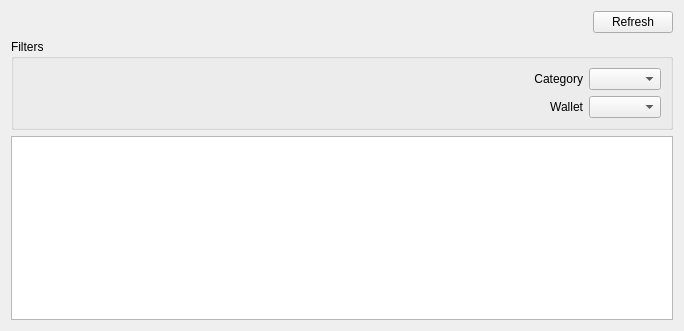
<?xml version="1.0" encoding="UTF-8"?>
<ui version="4.0">
 <class>AccountTableWidget</class>
 <widget class="QWidget" name="AccountTableWidget">
  <property name="geometry">
   <rect>
    <x>0</x>
    <y>0</y>
    <width>684</width>
    <height>331</height>
   </rect>
  </property>
  <property name="contextMenuPolicy">
   <enum>Qt::CustomContextMenu</enum>
  </property>
  <property name="windowTitle">
   <string>Account table</string>
  </property>
  <layout class="QVBoxLayout" name="verticalLayout">
   <item alignment="Qt::AlignRight">
    <widget class="QPushButton" name="refreshButton">
     <property name="sizePolicy">
      <sizepolicy hsizetype="Fixed" vsizetype="Fixed">
       <horstretch>0</horstretch>
       <verstretch>0</verstretch>
      </sizepolicy>
     </property>
     <property name="text">
      <string>Refresh</string>
     </property>
     <property name="icon">
      <iconset resource="../../icons/tikka.slots.pyqt.resources.icons.index.qrc">
       <normaloff>:/icons/refresh_icon</normaloff>:/icons/refresh_icon</iconset>
     </property>
    </widget>
   </item>
   <item>
    <widget class="QGroupBox" name="filtersGroupBox">
     <property name="autoFillBackground">
      <bool>false</bool>
     </property>
     <property name="styleSheet">
      <string notr="true"/>
     </property>
     <property name="title">
      <string>Filters</string>
     </property>
     <property name="flat">
      <bool>false</bool>
     </property>
     <layout class="QVBoxLayout" name="verticalLayout_2">
      <item>
       <layout class="QHBoxLayout" name="horizontalLayout">
        <item>
         <widget class="QLabel" name="categoryLabel">
          <property name="text">
           <string>Category</string>
          </property>
          <property name="alignment">
           <set>Qt::AlignRight|Qt::AlignTrailing|Qt::AlignVCenter</set>
          </property>
         </widget>
        </item>
        <item>
         <widget class="QComboBox" name="categoryComboBox">
          <property name="sizePolicy">
           <sizepolicy hsizetype="Fixed" vsizetype="Fixed">
            <horstretch>0</horstretch>
            <verstretch>0</verstretch>
           </sizepolicy>
          </property>
         </widget>
        </item>
       </layout>
      </item>
      <item>
       <layout class="QHBoxLayout" name="horizontalLayout_2">
        <item>
         <widget class="QLabel" name="walletLabel">
          <property name="text">
           <string>Wallet</string>
          </property>
          <property name="alignment">
           <set>Qt::AlignRight|Qt::AlignTrailing|Qt::AlignVCenter</set>
          </property>
         </widget>
        </item>
        <item>
         <widget class="QComboBox" name="walletComboBox">
          <property name="sizePolicy">
           <sizepolicy hsizetype="Fixed" vsizetype="Fixed">
            <horstretch>0</horstretch>
            <verstretch>0</verstretch>
           </sizepolicy>
          </property>
         </widget>
        </item>
       </layout>
      </item>
     </layout>
    </widget>
   </item>
   <item>
    <widget class="QTableView" name="tableView">
     <property name="contextMenuPolicy">
      <enum>Qt::CustomContextMenu</enum>
     </property>
     <property name="verticalScrollBarPolicy">
      <enum>Qt::ScrollBarAsNeeded</enum>
     </property>
     <property name="sizeAdjustPolicy">
      <enum>QAbstractScrollArea::AdjustIgnored</enum>
     </property>
     <property name="autoScroll">
      <bool>true</bool>
     </property>
     <property name="editTriggers">
      <set>QAbstractItemView::NoEditTriggers</set>
     </property>
     <property name="alternatingRowColors">
      <bool>true</bool>
     </property>
     <property name="selectionBehavior">
      <enum>QAbstractItemView::SelectRows</enum>
     </property>
     <property name="showGrid">
      <bool>false</bool>
     </property>
     <property name="sortingEnabled">
      <bool>false</bool>
     </property>
     <attribute name="horizontalHeaderMinimumSectionSize">
      <number>50</number>
     </attribute>
     <attribute name="horizontalHeaderStretchLastSection">
      <bool>true</bool>
     </attribute>
     <attribute name="verticalHeaderVisible">
      <bool>false</bool>
     </attribute>
     <attribute name="verticalHeaderCascadingSectionResizes">
      <bool>true</bool>
     </attribute>
     <attribute name="verticalHeaderDefaultSectionSize">
      <number>0</number>
     </attribute>
    </widget>
   </item>
  </layout>
 </widget>
 <tabstops>
  <tabstop>categoryComboBox</tabstop>
  <tabstop>walletComboBox</tabstop>
  <tabstop>tableView</tabstop>
 </tabstops>
 <resources>
  <include location="../../icons/tikka.slots.pyqt.resources.icons.index.qrc"/>
 </resources>
 <connections/>
</ui>
